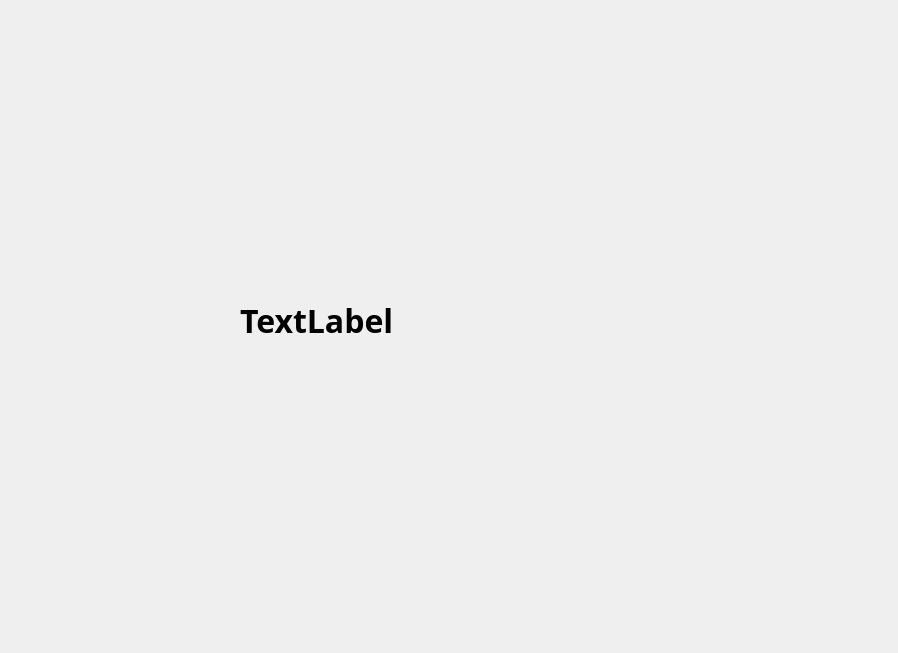
<?xml version="1.0" encoding="UTF-8"?>
<ui version="4.0">
 <class>Dialog</class>
 <widget class="QDialog" name="Dialog">
  <property name="geometry">
   <rect>
    <x>0</x>
    <y>0</y>
    <width>898</width>
    <height>653</height>
   </rect>
  </property>
  <property name="windowTitle">
   <string>Dialog</string>
  </property>
  <widget class="QLabel" name="label">
   <property name="geometry">
    <rect>
     <x>240</x>
     <y>290</y>
     <width>351</width>
     <height>61</height>
    </rect>
   </property>
   <property name="font">
    <font>
     <family>맑은 고딕</family>
     <pointsize>24</pointsize>
     <weight>75</weight>
     <bold>true</bold>
    </font>
   </property>
   <property name="text">
    <string>TextLabel</string>
   </property>
  </widget>
 </widget>
 <resources/>
 <connections/>
</ui>
